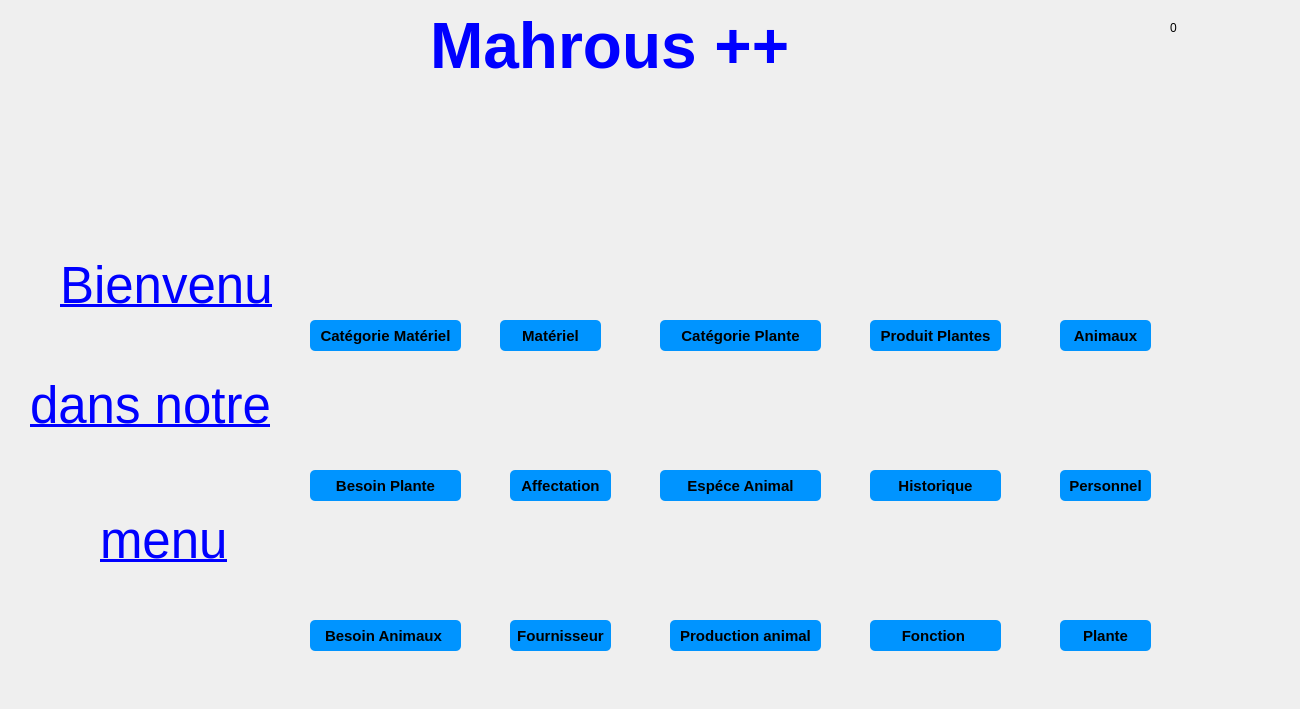
   <widget class="QWidget" name="page">
    <widget class="QPushButton" name="pushButton">
     <property name="geometry">
      <rect>
       <x>310</x>
       <y>320</y>
       <width>151</width>
       <height>31</height>
      </rect>
     </property>
     <property name="font">
      <font>
       <pointsize>11</pointsize>
       <weight>75</weight>
       <bold>true</bold>
      </font>
     </property>
     <property name="styleSheet">
      <string notr="true">QPushButton {
padding: 5px;
border-radius: 5px;
background-color:#0094ff;
font-weight: bold;
}
QPushButton:hover
{
color :white;
}</string>
     </property>
     <property name="text">
      <string>Catégorie Matériel</string>
     </property>
    </widget>
    <widget class="QPushButton" name="pushButton_16">
     <property name="geometry">
      <rect>
       <x>310</x>
       <y>230</y>
       <width>141</width>
       <height>81</height>
      </rect>
     </property>
     <property name="styleSheet">
      <string notr="true">QPushButton { border: none;image :url(C:/Users/ASUS/Downloads/do-it-yourself.png);}
QPushButton:hover
{
border: none;image :url(C:/Users/ASUS/Downloads/construction.png);
}
</string>
     </property>
     <property name="text">
      <string/>
     </property>
    </widget>
    <widget class="QPushButton" name="pushButton_29">
     <property name="geometry">
      <rect>
       <x>870</x>
       <y>370</y>
       <width>121</width>
       <height>91</height>
      </rect>
     </property>
     <property name="styleSheet">
      <string notr="true">QPushButton { border: none;image :url(C:/Users/ASUS/Downloads/file.png);}
QPushButton:hover
{
border: none;image :url(C:/Users/ASUS/Downloads/file (1).png);
}

</string>
     </property>
     <property name="text">
      <string/>
     </property>
    </widget>
    <widget class="QPushButton" name="pushButton_24">
     <property name="geometry">
      <rect>
       <x>870</x>
       <y>470</y>
       <width>131</width>
       <height>31</height>
      </rect>
     </property>
     <property name="font">
      <font>
       <pointsize>11</pointsize>
       <weight>75</weight>
       <bold>true</bold>
      </font>
     </property>
     <property name="styleSheet">
      <string notr="true">QPushButton {
padding: 5px;
border-radius: 5px;
background-color:#0094ff;
font-weight: bold;
}
QPushButton:hover
{
color :white;
}</string>
     </property>
     <property name="text">
      <string>Historique</string>
     </property>
    </widget>
    <widget class="QPushButton" name="pushButton_14">
     <property name="geometry">
      <rect>
       <x>500</x>
       <y>510</y>
       <width>111</width>
       <height>111</height>
      </rect>
     </property>
     <property name="styleSheet">
      <string notr="true">QPushButton { border: none;image :url(C:/Users/ASUS/Downloads/transports1.png);}
QPushButton:hover
{
border: none;image :url(C:/Users/ASUS/Downloads/transports2.png);
}
</string>
     </property>
     <property name="text">
      <string/>
     </property>
    </widget>
    <widget class="QPushButton" name="pushButton_5">
     <property name="geometry">
      <rect>
       <x>510</x>
       <y>620</y>
       <width>101</width>
       <height>31</height>
      </rect>
     </property>
     <property name="font">
      <font>
       <pointsize>11</pointsize>
       <weight>75</weight>
       <bold>true</bold>
      </font>
     </property>
     <property name="styleSheet">
      <string notr="true">QPushButton {
padding: 5px;
border-radius: 5px;
background-color:#0094ff;
font-weight: bold;
}
QPushButton:hover
{
color :white;
}</string>
     </property>
     <property name="text">
      <string>Fournisseur</string>
     </property>
    </widget>
    <widget class="QPushButton" name="pushButton_6">
     <property name="geometry">
      <rect>
       <x>500</x>
       <y>320</y>
       <width>101</width>
       <height>31</height>
      </rect>
     </property>
     <property name="font">
      <font>
       <pointsize>11</pointsize>
       <weight>75</weight>
       <bold>true</bold>
      </font>
     </property>
     <property name="styleSheet">
      <string notr="true">QPushButton {
padding: 5px;
border-radius: 5px;
background-color:#0094ff;
font-weight: bold;
}
QPushButton:hover
{
color :white;
}</string>
     </property>
     <property name="text">
      <string>Matériel</string>
     </property>
    </widget>
    <widget class="QPushButton" name="pushButton_15">
     <property name="geometry">
      <rect>
       <x>490</x>
       <y>230</y>
       <width>111</width>
       <height>81</height>
      </rect>
     </property>
     <property name="styleSheet">
      <string notr="true">QPushButton { border: none;image :url(C:/Users/ASUS/Downloads/toolbox.png);}
QPushButton:hover
{
border: none;image :url(C:/Users/ASUS/Downloads/repair-tool.png);
}
</string>
     </property>
     <property name="text">
      <string/>
     </property>
    </widget>
    <widget class="QPushButton" name="pushButton_12">
     <property name="geometry">
      <rect>
       <x>510</x>
       <y>470</y>
       <width>101</width>
       <height>31</height>
      </rect>
     </property>
     <property name="font">
      <font>
       <pointsize>11</pointsize>
       <weight>75</weight>
       <bold>true</bold>
      </font>
     </property>
     <property name="styleSheet">
      <string notr="true">QPushButton {
padding: 5px;
border-radius: 5px;
background-color:#0094ff;
font-weight: bold;
}
QPushButton:hover
{
color :white;
}</string>
     </property>
     <property name="text">
      <string>Affectation</string>
     </property>
    </widget>
    <widget class="QPushButton" name="pushButton_17">
     <property name="geometry">
      <rect>
       <x>510</x>
       <y>370</y>
       <width>101</width>
       <height>91</height>
      </rect>
     </property>
     <property name="styleSheet">
      <string notr="true">QPushButton { border: none;image :url(C:/Users/ASUS/Downloads/toolbox (1).png);}
QPushButton:hover
{
border: none;image :url(C:/Users/ASUS/Downloads/travel.png);
}
</string>
     </property>
     <property name="text">
      <string/>
     </property>
    </widget>
    <widget class="QLabel" name="label_6">
     <property name="geometry">
      <rect>
       <x>1170</x>
       <y>20</y>
       <width>16</width>
       <height>16</height>
      </rect>
     </property>
     <property name="text">
      <string>0</string>
     </property>
    </widget>
    <widget class="QPushButton" name="pushButton_39">
     <property name="geometry">
      <rect>
       <x>660</x>
       <y>320</y>
       <width>161</width>
       <height>31</height>
      </rect>
     </property>
     <property name="font">
      <font>
       <pointsize>11</pointsize>
       <weight>75</weight>
       <bold>true</bold>
      </font>
     </property>
     <property name="styleSheet">
      <string notr="true">QPushButton {
padding: 5px;
border-radius: 5px;
background-color:#0094ff;
font-weight: bold;
}
QPushButton:hover
{
color :white;
}</string>
     </property>
     <property name="text">
      <string>Catégorie Plante</string>
     </property>
    </widget>
    <widget class="QPushButton" name="pushButton_44">
     <property name="geometry">
      <rect>
       <x>670</x>
       <y>220</y>
       <width>141</width>
       <height>91</height>
      </rect>
     </property>
     <property name="styleSheet">
      <string notr="true">QPushButton { border: none;image :url(C:/Users/ASUS/Downloads/leaf.png);}
QPushButton:hover
{
border: none;image :url(C:/Users/ASUS/Downloads/natural.png);
}

</string>
     </property>
     <property name="text">
      <string/>
     </property>
    </widget>
    <widget class="QPushButton" name="pushButton_49">
     <property name="geometry">
      <rect>
       <x>1060</x>
       <y>620</y>
       <width>91</width>
       <height>31</height>
      </rect>
     </property>
     <property name="font">
      <font>
       <pointsize>11</pointsize>
       <weight>75</weight>
       <bold>true</bold>
      </font>
     </property>
     <property name="styleSheet">
      <string notr="true">QPushButton {
padding: 5px;
border-radius: 5px;
background-color:#0094ff;
font-weight: bold;
}
QPushButton:hover
{
color :white;
}</string>
     </property>
     <property name="text">
      <string>Plante</string>
     </property>
    </widget>
    <widget class="QPushButton" name="pushButton_50">
     <property name="geometry">
      <rect>
       <x>1060</x>
       <y>530</y>
       <width>91</width>
       <height>91</height>
      </rect>
     </property>
     <property name="styleSheet">
      <string notr="true">QPushButton { border: none;image :url(C:/Users/ASUS/Downloads/sprout.png);}
QPushButton:hover
{
border: none;image :url(C:/Users/ASUS/Downloads/growing-seed.png);
}

</string>
     </property>
     <property name="text">
      <string/>
     </property>
    </widget>
    <widget class="QPushButton" name="pushButton_68">
     <property name="geometry">
      <rect>
       <x>330</x>
       <y>510</y>
       <width>101</width>
       <height>101</height>
      </rect>
     </property>
     <property name="styleSheet">
      <string notr="true">QPushButton { border: none;image :url(C:/Users/ASUS/Downloads/cow.png);}
QPushButton:hover
{
border: none;image :url(C:/Users/ASUS/Downloads/animals (2).png);
}
</string>
     </property>
     <property name="text">
      <string/>
     </property>
    </widget>
    <widget class="QPushButton" name="pushButton_69">
     <property name="geometry">
      <rect>
       <x>690</x>
       <y>520</y>
       <width>111</width>
       <height>101</height>
      </rect>
     </property>
     <property name="styleSheet">
      <string notr="true">QPushButton { border: none;image :url(C:/Users/ASUS/Downloads/animals (3).png);}
QPushButton:hover
{
border: none;image :url(C:/Users/ASUS/Downloads/chicken.png);
}
</string>
     </property>
     <property name="text">
      <string/>
     </property>
    </widget>
    <widget class="QPushButton" name="pushButton_70">
     <property name="geometry">
      <rect>
       <x>670</x>
       <y>620</y>
       <width>151</width>
       <height>31</height>
      </rect>
     </property>
     <property name="font">
      <font>
       <pointsize>11</pointsize>
       <weight>75</weight>
       <bold>true</bold>
      </font>
     </property>
     <property name="styleSheet">
      <string notr="true">QPushButton {
padding: 5px;
border-radius: 5px;
background-color:#0094ff;
font-weight: bold;
}
QPushButton:hover
{
color :white;
}</string>
     </property>
     <property name="text">
      <string>Production animal</string>
     </property>
    </widget>
    <widget class="QPushButton" name="pushButton_71">
     <property name="geometry">
      <rect>
       <x>310</x>
       <y>620</y>
       <width>151</width>
       <height>31</height>
      </rect>
     </property>
     <property name="font">
      <font>
       <pointsize>11</pointsize>
       <weight>75</weight>
       <bold>true</bold>
      </font>
     </property>
     <property name="styleSheet">
      <string notr="true">QPushButton {
padding: 5px;
border-radius: 5px;
background-color:#0094ff;
font-weight: bold;
}
QPushButton:hover
{
color :white;
}</string>
     </property>
     <property name="text">
      <string>Besoin Animaux </string>
     </property>
    </widget>
    <widget class="QPushButton" name="pushButton_94">
     <property name="geometry">
      <rect>
       <x>660</x>
       <y>470</y>
       <width>161</width>
       <height>31</height>
      </rect>
     </property>
     <property name="font">
      <font>
       <pointsize>11</pointsize>
       <weight>75</weight>
       <bold>true</bold>
      </font>
     </property>
     <property name="styleSheet">
      <string notr="true">QPushButton {
padding: 5px;
border-radius: 5px;
background-color:#0094ff;
font-weight: bold;
}
QPushButton:hover
{
color :white;
}</string>
     </property>
     <property name="text">
      <string>Espéce Animal</string>
     </property>
    </widget>
    <widget class="QPushButton" name="pushButton_95">
     <property name="geometry">
      <rect>
       <x>1060</x>
       <y>220</y>
       <width>91</width>
       <height>91</height>
      </rect>
     </property>
     <property name="styleSheet">
      <string notr="true">QPushButton { border: none;image :url(C:/Users/ASUS/Downloads/animal.png);}
QPushButton:hover
{
border: none;image :url(C:/Users/ASUS/Downloads/animals.png);
}

</string>
     </property>
     <property name="text">
      <string/>
     </property>
    </widget>
    <widget class="QPushButton" name="pushButton_96">
     <property name="geometry">
      <rect>
       <x>1060</x>
       <y>320</y>
       <width>91</width>
       <height>31</height>
      </rect>
     </property>
     <property name="font">
      <font>
       <pointsize>11</pointsize>
       <weight>75</weight>
       <bold>true</bold>
      </font>
     </property>
     <property name="styleSheet">
      <string notr="true">QPushButton {
padding: 5px;
border-radius: 5px;
background-color:#0094ff;
font-weight: bold;
}
QPushButton:hover
{
color :white;
}</string>
     </property>
     <property name="text">
      <string>Animaux</string>
     </property>
    </widget>
    <widget class="QPushButton" name="pushButton_97">
     <property name="geometry">
      <rect>
       <x>670</x>
       <y>360</y>
       <width>141</width>
       <height>101</height>
      </rect>
     </property>
     <property name="styleSheet">
      <string notr="true">QPushButton { border: none;image :url(C:/Users/ASUS/Downloads/dog.png);}
QPushButton:hover
{
border: none;image :url(C:/Users/ASUS/Downloads/animals (1).png);
}

</string>
     </property>
     <property name="text">
      <string/>
     </property>
    </widget>
    <widget class="QPushButton" name="pushButton_116">
     <property name="geometry">
      <rect>
       <x>320</x>
       <y>370</y>
       <width>121</width>
       <height>91</height>
      </rect>
     </property>
     <property name="styleSheet">
      <string notr="true">QPushButton { border: none;image :url(C:/Users/ASUS/Downloads/nature (2).png);}
QPushButton:hover
{
border: none;image :url(C:/Users/ASUS/Downloads/nature (3).png);
}
</string>
     </property>
     <property name="text">
      <string/>
     </property>
    </widget>
    <widget class="QPushButton" name="pushButton_117">
     <property name="geometry">
      <rect>
       <x>310</x>
       <y>470</y>
       <width>151</width>
       <height>31</height>
      </rect>
     </property>
     <property name="font">
      <font>
       <pointsize>11</pointsize>
       <weight>75</weight>
       <bold>true</bold>
      </font>
     </property>
     <property name="styleSheet">
      <string notr="true">QPushButton {
padding: 5px;
border-radius: 5px;
background-color:#0094ff;
font-weight: bold;
}
QPushButton:hover
{
color :white;
}</string>
     </property>
     <property name="text">
      <string>Besoin Plante</string>
     </property>
    </widget>
    <widget class="QPushButton" name="pushButton_126">
     <property name="geometry">
      <rect>
       <x>870</x>
       <y>320</y>
       <width>131</width>
       <height>31</height>
      </rect>
     </property>
     <property name="font">
      <font>
       <pointsize>11</pointsize>
       <weight>75</weight>
       <bold>true</bold>
      </font>
     </property>
     <property name="styleSheet">
      <string notr="true">QPushButton {
padding: 5px;
border-radius: 5px;
background-color:#0094ff;
font-weight: bold;
}
QPushButton:hover
{
color :white;
}</string>
     </property>
     <property name="text">
      <string>Produit Plantes</string>
     </property>
    </widget>
    <widget class="QPushButton" name="pushButton_127">
     <property name="geometry">
      <rect>
       <x>870</x>
       <y>220</y>
       <width>131</width>
       <height>91</height>
      </rect>
     </property>
     <property name="styleSheet">
      <string notr="true">QPushButton { border: none;image :url(C:/Users/ASUS/Downloads/plant (1).png);}
QPushButton:hover
{
border: none;image :url(C:/Users/ASUS/Downloads/gardening.png);
}

</string>
     </property>
     <property name="text">
      <string/>
     </property>
    </widget>
    <widget class="QLabel" name="label_130">
     <property name="geometry">
      <rect>
       <x>430</x>
       <y>10</y>
       <width>411</width>
       <height>71</height>
      </rect>
     </property>
     <property name="text">
      <string>&lt;html&gt;&lt;head/&gt;&lt;body&gt;&lt;p&gt;&lt;span style=&quot; font-size:48pt; font-weight:600; color:#0000ff;&quot;&gt;Mahrous ++&lt;/span&gt;&lt;/p&gt;&lt;/body&gt;&lt;/html&gt;</string>
     </property>
    </widget>
    <widget class="QPushButton" name="pushButton_146">
     <property name="geometry">
      <rect>
       <x>20</x>
       <y>160</y>
       <width>41</width>
       <height>31</height>
      </rect>
     </property>
     <property name="styleSheet">
      <string notr="true">QPushButton { border: none;image :url(A:/integration/integration final/back (5).png);}
QPushButton:hover
{
border: none;image :url(A:/integration/integration final/back (6).png);
}
</string>
     </property>
     <property name="text">
      <string/>
     </property>
    </widget>
    <widget class="QLabel" name="label_136">
     <property name="geometry">
      <rect>
       <x>0</x>
       <y>0</y>
       <width>1291</width>
       <height>700</height>
      </rect>
     </property>
     <property name="text">
      <string/>
     </property>
     <property name="pixmap">
      <pixmap>../../../../PROJET QT/qt/template.png</pixmap>
     </property>
    </widget>
    <widget class="QPushButton" name="pushButton_151">
     <property name="geometry">
      <rect>
       <x>1210</x>
       <y>170</y>
       <width>41</width>
       <height>41</height>
      </rect>
     </property>
     <property name="styleSheet">
      <string notr="true">QPushButton { border: none;image :url(C:/Users/ASUS/Downloads/setup (2).png);}
QPushButton:hover
{
border: none;image :url(C:/Users/ASUS/Downloads/setup (3).png);
}
</string>
     </property>
     <property name="text">
      <string/>
     </property>
    </widget>
    <widget class="QPushButton" name="pushButton_31">
     <property name="geometry">
      <rect>
       <x>870</x>
       <y>620</y>
       <width>131</width>
       <height>31</height>
      </rect>
     </property>
     <property name="font">
      <font>
       <pointsize>11</pointsize>
       <weight>75</weight>
       <bold>true</bold>
      </font>
     </property>
     <property name="styleSheet">
      <string notr="true">QPushButton {
padding: 5px;
border-radius: 5px;
background-color:#0094ff;
font-weight: bold;
}
QPushButton:hover
{
color :white;
}</string>
     </property>
     <property name="text">
      <string>Fonction </string>
     </property>
    </widget>
    <widget class="QPushButton" name="pushButton_32">
     <property name="geometry">
      <rect>
       <x>1060</x>
       <y>470</y>
       <width>91</width>
       <height>31</height>
      </rect>
     </property>
     <property name="font">
      <font>
       <pointsize>11</pointsize>
       <weight>75</weight>
       <bold>true</bold>
      </font>
     </property>
     <property name="styleSheet">
      <string notr="true">QPushButton {
padding: 5px;
border-radius: 5px;
background-color:#0094ff;
font-weight: bold;
}
QPushButton:hover
{
color :white;
}</string>
     </property>
     <property name="text">
      <string>Personnel</string>
     </property>
    </widget>
    <widget class="QPushButton" name="pushButton_136">
     <property name="geometry">
      <rect>
       <x>880</x>
       <y>530</y>
       <width>121</width>
       <height>81</height>
      </rect>
     </property>
     <property name="styleSheet">
      <string notr="true">QPushButton { border: none;image :url(C:/Users/ASUS/Downloads/briefcase (1).png);}
QPushButton:hover
{
border: none;image :url(C:/Users/ASUS/Downloads/briefcase (2).png);
}

</string>
     </property>
     <property name="text">
      <string/>
     </property>
    </widget>
    <widget class="QPushButton" name="pushButton_137">
     <property name="geometry">
      <rect>
       <x>1060</x>
       <y>370</y>
       <width>91</width>
       <height>91</height>
      </rect>
     </property>
     <property name="styleSheet">
      <string notr="true">QPushButton { border: none;image :url(C:/Users/ASUS/Downloads/business.png);}
QPushButton:hover
{
border: none;image :url(C:/Users/ASUS/Downloads/businessman.png);
}

</string>
     </property>
     <property name="text">
      <string/>
     </property>
    </widget>
    <widget class="QPushButton" name="pushButton_158">
     <property name="geometry">
      <rect>
       <x>1160</x>
       <y>170</y>
       <width>51</width>
       <height>41</height>
      </rect>
     </property>
     <property name="styleSheet">
      <string notr="true">QPushButton { border: none;image :url(C:/Users/ASUS/Downloads/chat.png);}
QPushButton:hover
{
border: none;image :url(C:/Users/ASUS/Downloads/multimedia.png);
}
</string>
     </property>
     <property name="text">
      <string/>
     </property>
    </widget>
    <widget class="QLabel" name="label_191">
     <property name="geometry">
      <rect>
       <x>60</x>
       <y>250</y>
       <width>221</width>
       <height>71</height>
      </rect>
     </property>
     <property name="font">
      <font>
       <pointsize>38</pointsize>
       <weight>50</weight>
       <bold>false</bold>
       <underline>true</underline>
      </font>
     </property>
     <property name="text">
      <string>&lt;html&gt;&lt;head/&gt;&lt;body&gt;&lt;p&gt;&lt;span style=&quot; color:#0000ff;&quot;&gt;Bienvenu&lt;/span&gt;&lt;/p&gt;&lt;/body&gt;&lt;/html&gt;</string>
     </property>
    </widget>
    <widget class="QLabel" name="label_192">
     <property name="geometry">
      <rect>
       <x>30</x>
       <y>360</y>
       <width>311</width>
       <height>91</height>
      </rect>
     </property>
     <property name="font">
      <font>
       <pointsize>38</pointsize>
       <underline>true</underline>
      </font>
     </property>
     <property name="text">
      <string>&lt;html&gt;&lt;head/&gt;&lt;body&gt;&lt;p&gt;&lt;span style=&quot; color:#0000ff;&quot;&gt;dans notre&lt;/span&gt;&lt;/p&gt;&lt;/body&gt;&lt;/html&gt;</string>
     </property>
    </widget>
    <widget class="QLabel" name="label_193">
     <property name="geometry">
      <rect>
       <x>100</x>
       <y>510</y>
       <width>161</width>
       <height>61</height>
      </rect>
     </property>
     <property name="font">
      <font>
       <pointsize>38</pointsize>
       <underline>true</underline>
      </font>
     </property>
     <property name="text">
      <string>&lt;html&gt;&lt;head/&gt;&lt;body&gt;&lt;p&gt;&lt;span style=&quot; color:#0000ff;&quot;&gt;menu&lt;/span&gt;&lt;/p&gt;&lt;/body&gt;&lt;/html&gt;</string>
     </property>
    </widget>
    <zorder>label_136</zorder>
    <zorder>pushButton</zorder>
    <zorder>pushButton_16</zorder>
    <zorder>pushButton_29</zorder>
    <zorder>pushButton_24</zorder>
    <zorder>pushButton_14</zorder>
    <zorder>pushButton_5</zorder>
    <zorder>pushButton_6</zorder>
    <zorder>pushButton_15</zorder>
    <zorder>pushButton_12</zorder>
    <zorder>pushButton_17</zorder>
    <zorder>label_6</zorder>
    <zorder>pushButton_39</zorder>
    <zorder>pushButton_44</zorder>
    <zorder>pushButton_49</zorder>
    <zorder>pushButton_50</zorder>
    <zorder>pushButton_68</zorder>
    <zorder>pushButton_69</zorder>
    <zorder>pushButton_70</zorder>
    <zorder>pushButton_71</zorder>
    <zorder>pushButton_94</zorder>
    <zorder>pushButton_95</zorder>
    <zorder>pushButton_96</zorder>
    <zorder>pushButton_97</zorder>
    <zorder>pushButton_116</zorder>
    <zorder>pushButton_117</zorder>
    <zorder>pushButton_126</zorder>
    <zorder>pushButton_127</zorder>
    <zorder>label_130</zorder>
    <zorder>pushButton_146</zorder>
    <zorder>pushButton_151</zorder>
    <zorder>pushButton_31</zorder>
    <zorder>pushButton_32</zorder>
    <zorder>pushButton_136</zorder>
    <zorder>pushButton_137</zorder>
    <zorder>pushButton_158</zorder>
    <zorder>label_191</zorder>
    <zorder>label_192</zorder>
    <zorder>label_193</zorder>
   </widget>
